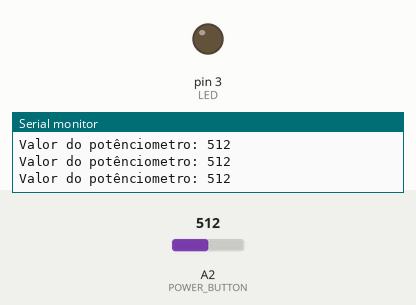
This sketch was run on a simulated Arduino Uno, built with avr-gcc and run on an emulated ATmega328P. Shown: output pins drawn as LEDs (lit = HIGH), the last lines printed to the serial monitor. The inputs (shaded band) are chosen by the test bench; at power-on: A2 (POWER_BUTTON) = 512.

Above: at 1.2 s.
1.3 s: A2 (POWER_BUTTON) set to 716
At 1.9 s:
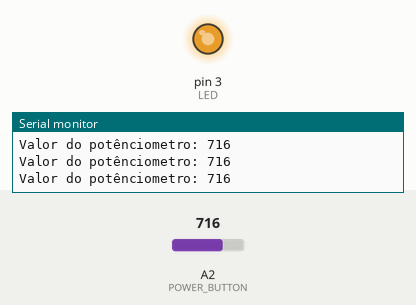
2.8 s: A2 (POWER_BUTTON) set to 754
At 4.0 s:
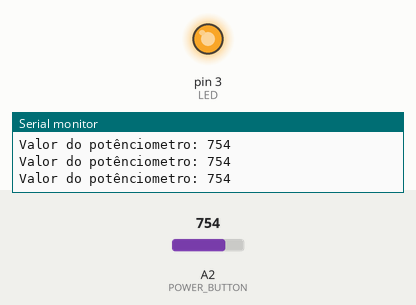
4.3 s: A2 (POWER_BUTTON) set to 768
At 5.2 s:
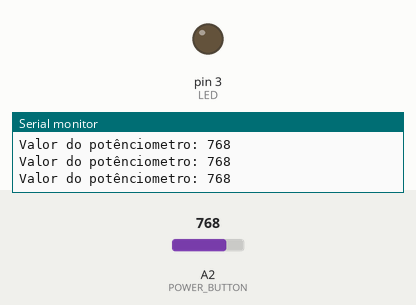
5.8 s: A2 (POWER_BUTTON) set to 900
At 6.2 s:
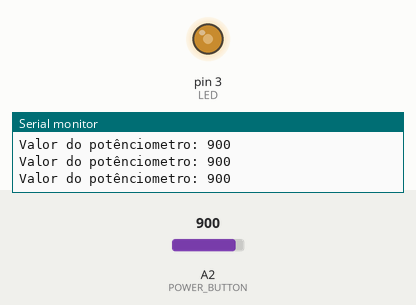
7.3 s: A2 (POWER_BUTTON) set to 306
At 8.4 s:
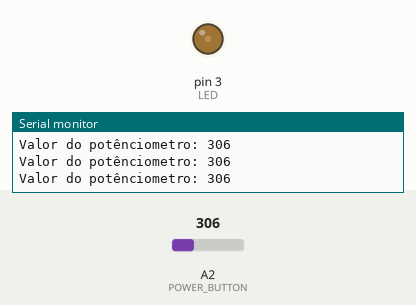
8.8 s: A2 (POWER_BUTTON) set to 122
At 9.5 s:
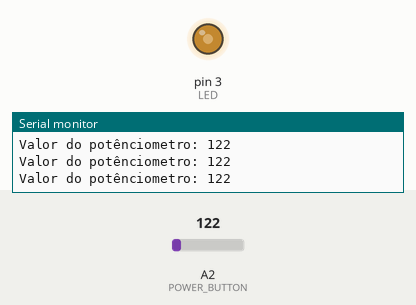
Timing chart, 0 to 11.3 s (numbered marks = the images above; inputs shaded):
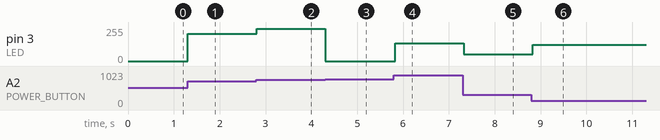

The sketch:

atividade_3_relatorio_2.ino
```cpp
#define LED 3
#define POWER_BUTTON A2

void setup() {
  // put your setup code here, to run once:
  pinMode(LED, OUTPUT);
  pinMode(POWER_BUTTON, INPUT);
  Serial.begin(9600);
}

void loop() {
  // put your main code here, to run repeatedly:
  int input = analogRead(POWER_BUTTON);

  analogWrite(LED, input);

  Serial.print("Valor do potênciometro: ");
  Serial.print(input);
  Serial.println();

  /*
  valor máximo registrado no potenciometro: 1023
  valor mínimo registrado no potenciometro: 1
  */
}
```

Measured:
- the behaviour switches between 767 and 768 on A2 (POWER_BUTTON) (found by bisection; images 2 and 3)
- after the input at 1.3 s, pin 3 (LED): 0/255 → 204/255 at once
- after the input at 2.8 s, pin 3 (LED): 204/255 → 242/255 at once
- after the input at 4.3 s, pin 3 (LED): 242/255 → 0/255 at once
- after the input at 5.8 s, pin 3 (LED): 0/255 → 132/255 at once
- after the input at 7.3 s, pin 3 (LED): 132/255 → 50/255 at once
- after the input at 8.8 s, pin 3 (LED): 50/255 → 122/255 at once
